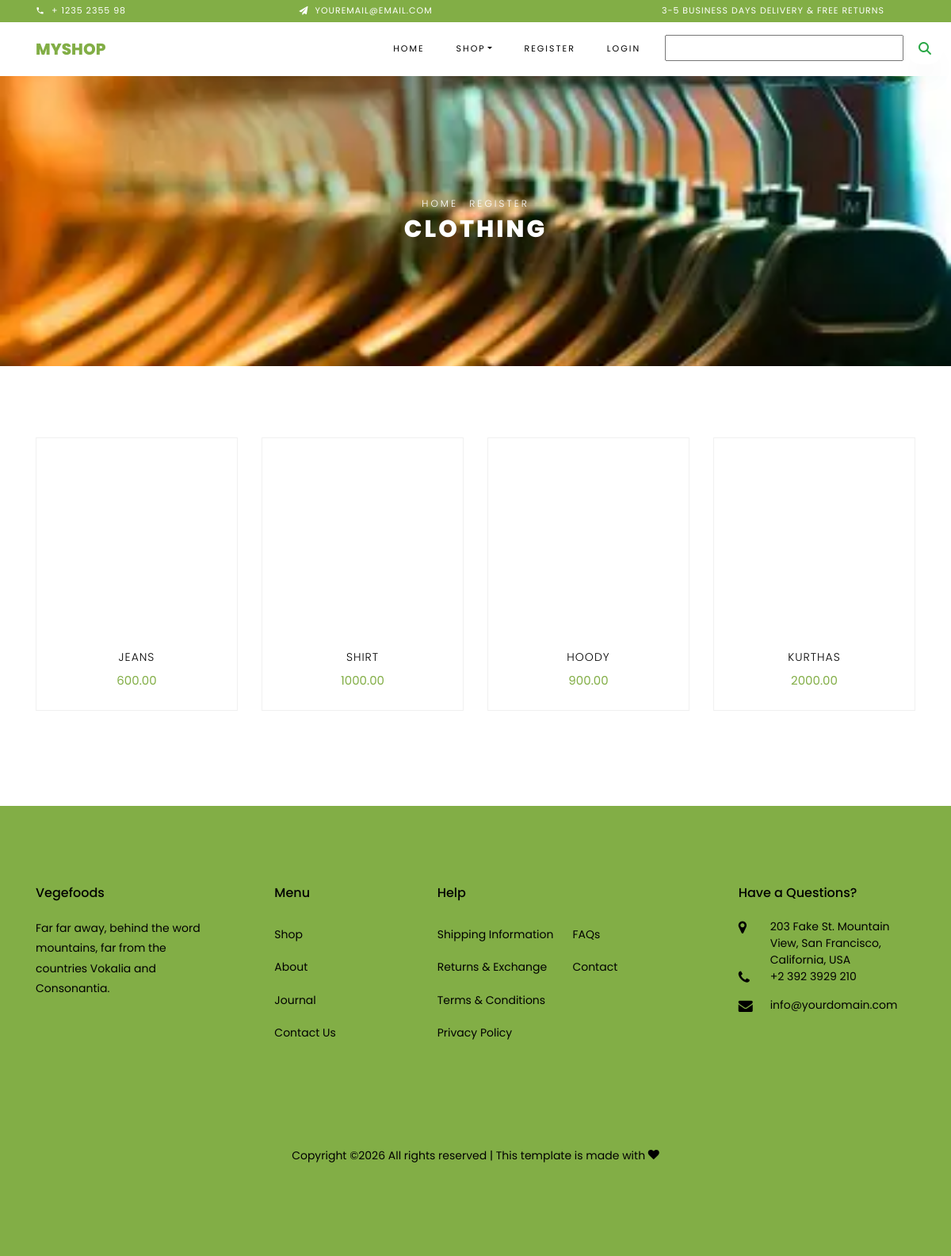
Page /product/1 on the committed database.
### shop/models.py (models this page shows, shortened)
class Category(models.Model):
    name = models.CharField(max_length=100)
    deccription = models.TextField()
    image = models.ImageField(upload_to ='category')

class Product(models.Model):
    name =models.CharField(max_length=100)
    description =models.TextField()
    image= models.ImageField(upload_to='products')
    stock = models.IntegerField()
    price = models.DecimalField(max_digits=10, decimal_places=2)
    available =models.BooleanField(default=True)
    category=models.ForeignKey(Category,on_delete = models.CASCADE,related_name='products')
    created_at = models.DateTimeField(auto_now_add=True)
    updated_at = models.DateTimeField(auto_now=True)

### shop/views.py (the view)
# urls.py: path('product/<int:i>', views.Products.as_view(), name='product'),
class Products(View):
    def get(self, request,i):
        p = Category.objects.get(id=i)
        context={'category':p}
        return render(request, 'product.html',context)

### cart/context_processors.py (called while the page is built)
def cart_items(request):
    u=request.user
    total=0
    try:
     c=Cart.objects.filter(user=u)
     for i in c:
         total=total+i.quantity
    except:
          total=0
    return {'count':total}

### shop/context_processors.py (called while the page is built)
def menu_links(request):
    c = Category.objects.all()
    return {'link':c}

### templates/product.html (shortened to what this page needs)
{% extends 'base.html' %}
{% load static %}
{%block header %}
<div class="hero-wrap hero-bread" style="background-image: url({{category.image.url}});"
     xmlns="http://www.w3.org/1999/html">
      <div class="container">
        <div class="row no-gutters slider-text align-items-center justify-content-center">
          <div class="col-md-9 ftco-animate text-center">
          	<p class="breadcrumbs"><span class="mr-2"><a href="index.html">Home</a></span> <span>Register</span></p>
            <h1 class="mb-0 bread">{{category.name}}</h1>
          </div>
        </div>
      </div>
    </div>
{% endblock %}
{% block content %}
	 <section class="ftco-section">
    	<div class="container">
            <div class="row justify-content-center">
                {% for i in category.products.all %}
                <div class="col-md-6 col-lg-3 ftco-animate">
    				<div class="product">
    					<a href="#" class="img-prod"><img height="250px" width="100%" src="{{i.image.url}}" height="250ppx" width="250px"  alt="Colorlib Template">
    					</a>
    					<div class="text py-3 pb-4 px-3 text-center">
    						<h3><a href="{% url 'shop:productdetails' i.id %}">{{i.name}}</a></h3>
    						<div class="d-flex">
    							<div class="pricing">
		    						<p class="price"><span>{{i.price}}</span></p>
		    					</div>
	    					</div>
    					</div>
                    </div>
    				</div>
                 {% endfor %}
    			</div>
            </div>
        </section>
{% endblock %}

### rows in the picture
Category: image (picture), name "CLOTHING"
Product: name "JEANS", price "600.00"
Product: name "SHIRT", price "1000.00"
Product: name "HOODY", price "900.00"
Product: name "KURTHAS", price "2000.00"
